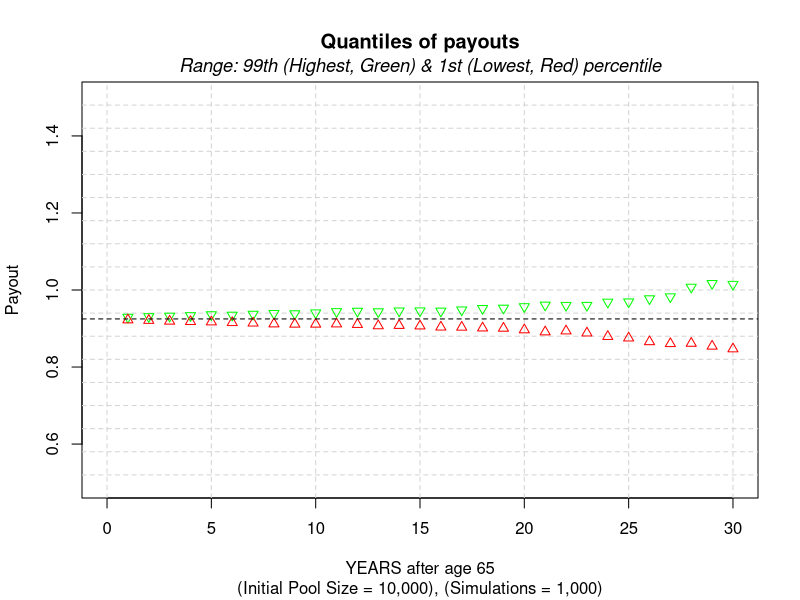
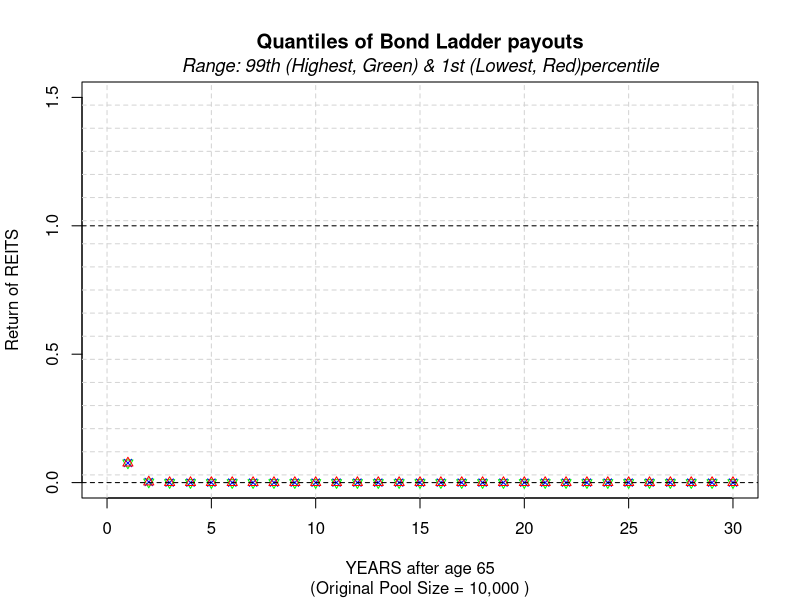
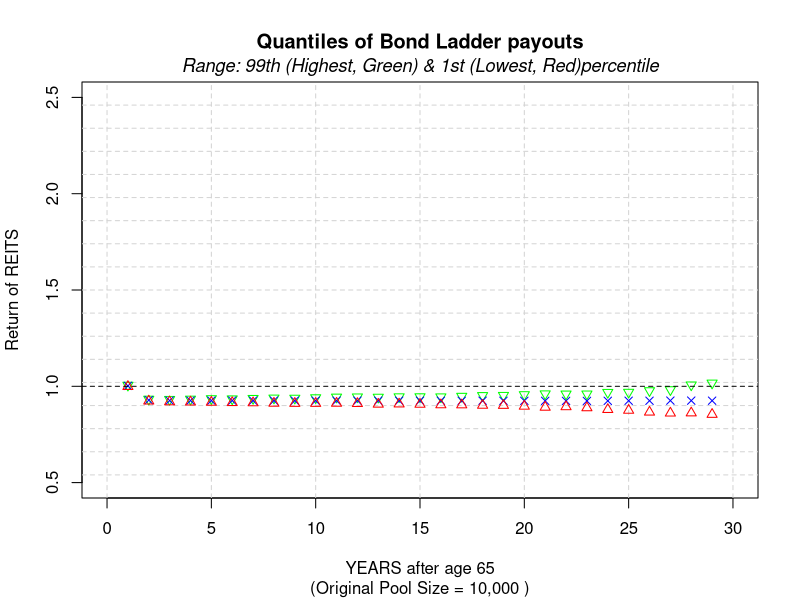
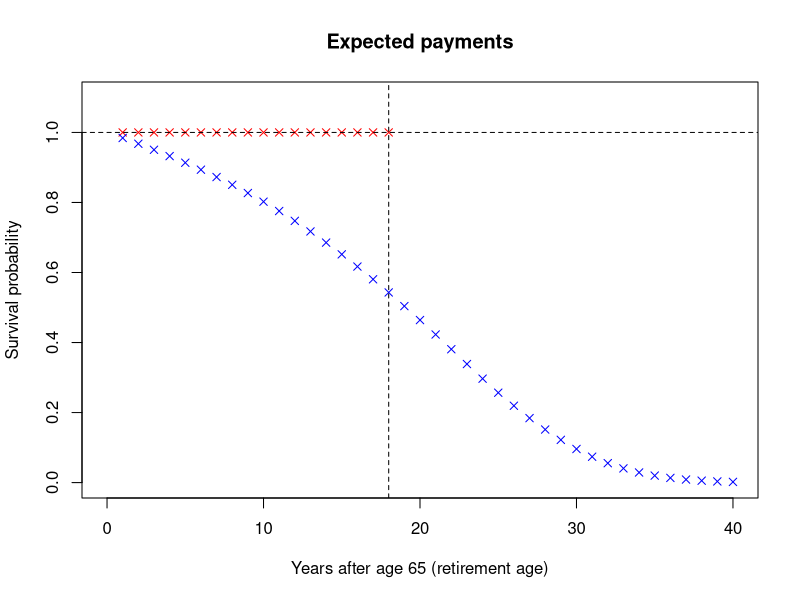

Here is the R script that generated these plots, in order:
set.seed(1234)

lifetable_2021 <- read.csv("data/LifeTablesbyYear/2021.csv")

### q/(1-q) for each age
expected_longevity_return <- function(periods, lifetable){
  #initialize the return vector
  r <- rep(0, periods)
  
  for (j in 1:periods){
    r[j] <- lifetable[lifetable$Age == 65+j, "qx"]/(1-lifetable[lifetable$Age == 65+j, "qx"])
  }
  
  return(r)
}

### G for each period
group_gain <- function(periods, lifetable, r, n){
  #initialize the return vector
  G <- rep(0, periods)
  
  for (j in 1:periods){
    deaths <- rbinom(1, n, lifetable[lifetable$Age == 65+j, "qx"]/(1-lifetable[lifetable$Age == 65+j, "qx"]))
    # Expected value: deaths <- lifetable[lifetable$Age == 65+j, "qx"]/(1-lifetable[lifetable$Age == 65+j, "qx"])*n
    G[j] <- deaths/(r[j]*n)
    n <- n - deaths
  }
  
  return(G)
}

calculate_dt <- function(periods, lifetable, n0){ #Tpx
  oMq <- rep(0, periods)
  oMq[1] <- 1 - lifetable[lifetable$Age == 65, "qx"] # 1-q
  for (j in 2:periods){
    oMq[j] <- oMq[j-1]*(1 - lifetable[lifetable$Age == 65+j, "qx"])
  }
  return((1-n0)*oMq)
}

calculate_total_payout <- function(periods, lifetable, one_plus_rG, dt){
  total_payout <- rep(0, periods)
  
  for (t in 1:periods){
    dummy <- dt[t]
    for (k in 1:t){
      dummy <- dummy*one_plus_rG[k]
    }
    total_payout[t] <- dummy
  }
  return(total_payout)
}

REITS_return <- function(periods, n0, one_plus_rG){
  #initialize the return vector
  return <- rep(0, periods)
  return[1] <- n0*one_plus_rG[1]
  for (j in 2:periods){
    #each entry is the previous entry times 1+r
    return[j] <- return[j-1]*one_plus_rG[j]*real_return_REITS
  }
  return(return)
}

bondLadder <- function(N, periods, lifetable, number_individuals, n0){
  for (i in 1:N){
    r <- expected_longevity_return(periods, lifetable)
    G <- group_gain(periods, lifetable, r, number_individuals)
    one_plus_rG <- r*G + 1
    dt <- calculate_dt(periods, lifetable, n0)
    total_payout <- calculate_total_payout(periods, lifetable, one_plus_rG, dt)
    if (i == 1){
      bond_payout_matrix <- total_payout
    } else {
      bond_payout_matrix <- cbind(bond_payout_matrix, total_payout)
    }
  }
  return(bond_payout_matrix)
}

bondLadderREITS <- function(N, periods, lifetable, number_individuals, n0){
  for (i in 1:N){
    r <- expected_longevity_return(periods, lifetable)
    G <- group_gain(periods, lifetable, r, number_individuals)
    one_plus_rG <- r*G + 1
    dt <- calculate_dt(periods, lifetable, n0)
    total_payout <- REITS_return(periods, n0, one_plus_rG)
    if (i == 1){
      bond_payout_matrix <- total_payout
    } else {
      bond_payout_matrix <- cbind(bond_payout_matrix, total_payout)
    }
  }
  return(bond_payout_matrix)
}


N <- 1000
number_individuals <- 10000
periods <- 30

real_return_REITS <- 0.03
cost_1dollar_perpetuity <- 1/real_return_REITS
one_plus_r <- expected_longevity_return(periods, lifetable_2021) + 1
anual_expected_longevity_return <- prod(one_plus_r)^(1/30)-1
n0 <- (1/(1+anual_expected_longevity_return))^(30)


matrixBond <- bondLadder(N, periods, lifetable_2021, number_individuals, n0)

plot(c(0,30),c(0.5,1.5),type="n",
     xlab="YEARS after age 65",
     ylab="Payout")
title(main="Quantiles of payouts",
      sub="(Initial Pool Size = 10,000), (Simulations = 1,000)")
mtext(side=3, line=0.3,
      "Range: 99th (Highest, Green) & 1st (Lowest, Red) percentile"
      ,cex=1.1,font=3)
grid(ny=18,lty=20)
for (i in 1:30){
  pct99<-as.numeric(quantile(matrixBond[i,],1))
  pct01<-as.numeric(quantile(matrixBond[i,],0))
  points(i,pct99,col="green",pch=6)
  points(i,pct01,col="red",pch=2)
}
abline(h=1-n0,lty=2)

#Simulate with different ages
#Two types of individuals, with different portfolios (one with bond ladder, one with s&p index)


## WITH REITS

matrixREITS <- bondLadderREITS(N, periods, lifetable_2021, number_individuals, n0)

plot(c(0,30),c(0.0,1.5),type="n",
     xlab="YEARS after age 65",
     ylab="Return of REITS")
title(main="Quantiles of Bond Ladder payouts",
      sub="(Original Pool Size = 10,000 )")
mtext(side=3, line=0.3,
      "Range: 99th (Highest, Green) & 1st (Lowest, Red)percentile"
      ,cex=1.1,font=3)
grid(ny=18,lty=20)
for (i in 1:30){
  pct99<-as.numeric(quantile(matrixREITS[i,],1))
  pct50 <- as.numeric(quantile(matrixREITS[i,],0.5))
  pct01<-as.numeric(quantile(matrixREITS[i,],0))
  points(i,pct99,col="green",pch=6)
  points(i,pct50,col="blue",pch=4)
  points(i,pct01,col="red",pch=2)
}
abline(h=0,lty=2)
abline(h=1,lty=2)

#the last row of the matrix put to 0
matrixBond[30,] <- 0

matrix <- matrixBond + matrixREITS
plot(c(0,30),c(0.5,2.5),type="n",
     xlab="YEARS after age 65",
     ylab="Return of REITS")
title(main="Quantiles of Bond Ladder payouts",
      sub="(Original Pool Size = 10,000 )")
mtext(side=3, line=0.3,
      "Range: 99th (Highest, Green) & 1st (Lowest, Red)percentile"
      ,cex=1.1,font=3)
grid(ny=18,lty=20)
for (i in 1:30){
  pct99<-as.numeric(quantile(matrix[i,],1))
  pct50 <- as.numeric(quantile(matrix[i,],0.5))
  pct01<-as.numeric(quantile(matrix[i,],0))
  points(i,pct99,col="green",pch=6)
  points(i,pct50,col="blue",pch=4)
  points(i,pct01,col="red",pch=2)
}
abline(h=0,lty=2)
abline(h=1,lty=2)


###### GRAPH FOR PRESENTATION #####

Tpx <- c()
for (i in 1:40){
  value <- lifetable_2021[lifetable_2021$Age == 64+i, "Tpx"]
  Tpx <- c(Tpx, value)
}


plot(c(0,40),c(0,1.1),type="n",
     xlab="Years after age 65 (retirement age)",
     ylab="Survival probability")
title(main="Expected payments")
for (i in 1:40){
  if (i <= 18){
    points(i,1,col="red",pch=4)
  }
  points(i,Tpx[i],col="blue",pch=4)
}
abline(h=1,lty=2)
# vertical line
abline(v=18,lty=2)

